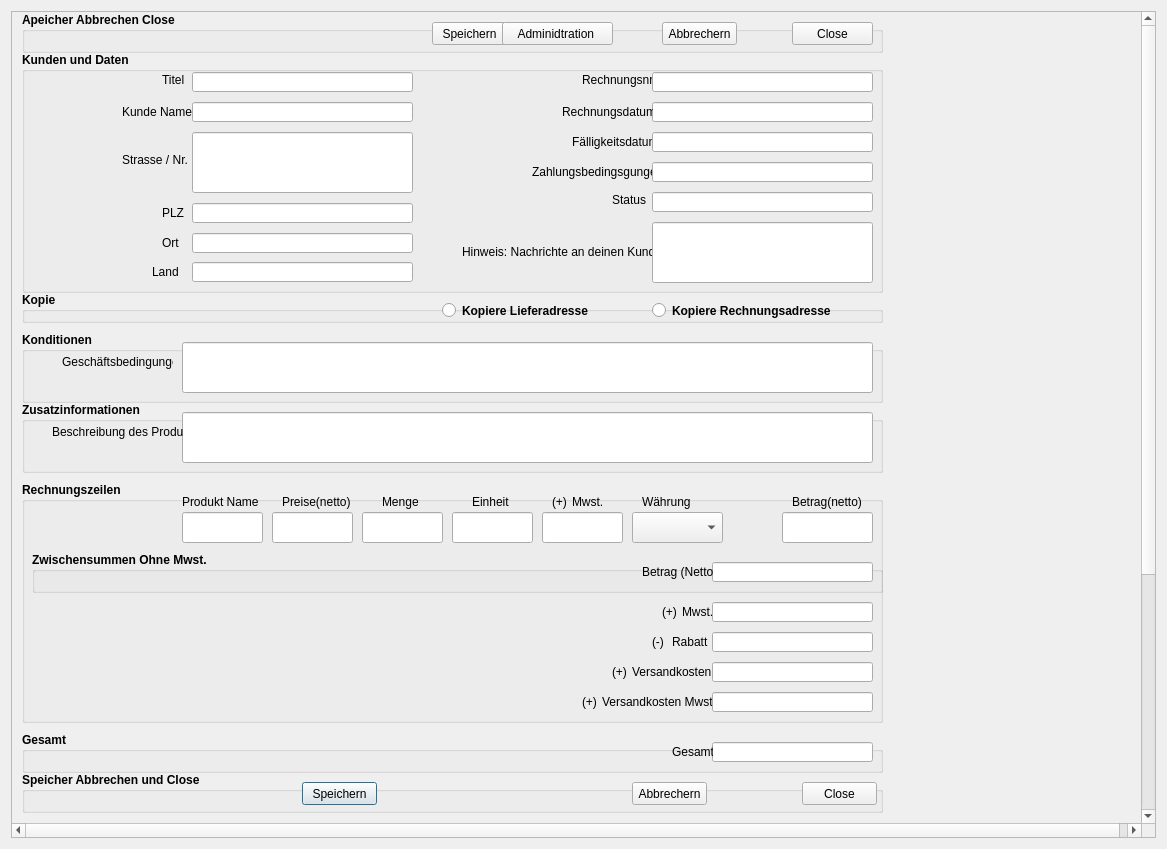
<?xml version="1.0" encoding="UTF-8"?>
<ui version="4.0">
 <class>RechnungErstellen</class>
 <widget class="QDialog" name="RechnungErstellen">
  <property name="geometry">
   <rect>
    <x>0</x>
    <y>0</y>
    <width>1167</width>
    <height>849</height>
   </rect>
  </property>
  <property name="windowTitle">
   <string>Dialog</string>
  </property>
  <layout class="QGridLayout" name="gridLayout">
   <item row="0" column="0">
    <widget class="QScrollArea" name="scrollArea">
     <property name="verticalScrollBarPolicy">
      <enum>Qt::ScrollBarAlwaysOn</enum>
     </property>
     <property name="horizontalScrollBarPolicy">
      <enum>Qt::ScrollBarAlwaysOn</enum>
     </property>
     <property name="widgetResizable">
      <bool>false</bool>
     </property>
     <widget class="QWidget" name="scrollAreaWidgetContents_3">
      <property name="geometry">
       <rect>
        <x>0</x>
        <y>0</y>
        <width>1137</width>
        <height>1158</height>
       </rect>
      </property>
      <widget class="QGroupBox" name="groupBoxSpeAbrClose">
       <property name="geometry">
        <rect>
         <x>10</x>
         <y>760</y>
         <width>861</width>
         <height>41</height>
        </rect>
       </property>
       <property name="font">
        <font>
         <weight>75</weight>
         <bold>true</bold>
        </font>
       </property>
       <property name="title">
        <string>Speicher Abbrechen und Close</string>
       </property>
       <widget class="QPushButton" name="btn_Speichern2">
        <property name="geometry">
         <rect>
          <x>280</x>
          <y>10</y>
          <width>75</width>
          <height>23</height>
         </rect>
        </property>
        <property name="font">
         <font>
          <weight>50</weight>
          <bold>false</bold>
         </font>
        </property>
        <property name="text">
         <string>Speichern</string>
        </property>
       </widget>
       <widget class="QPushButton" name="btnAbbrecher2">
        <property name="geometry">
         <rect>
          <x>610</x>
          <y>10</y>
          <width>75</width>
          <height>23</height>
         </rect>
        </property>
        <property name="font">
         <font>
          <weight>50</weight>
          <bold>false</bold>
         </font>
        </property>
        <property name="text">
         <string>Abbrechern</string>
        </property>
       </widget>
       <widget class="QPushButton" name="btnClose2">
        <property name="geometry">
         <rect>
          <x>780</x>
          <y>10</y>
          <width>75</width>
          <height>23</height>
         </rect>
        </property>
        <property name="font">
         <font>
          <weight>50</weight>
          <bold>false</bold>
         </font>
        </property>
        <property name="text">
         <string>Close</string>
        </property>
       </widget>
      </widget>
      <widget class="QGroupBox" name="groupBoxAdresse_2">
       <property name="geometry">
        <rect>
         <x>10</x>
         <y>280</y>
         <width>861</width>
         <height>31</height>
        </rect>
       </property>
       <property name="font">
        <font>
         <weight>75</weight>
         <bold>true</bold>
        </font>
       </property>
       <property name="title">
        <string>Kopie</string>
       </property>
       <widget class="QRadioButton" name="radioButtonKopieLiederadresse_8">
        <property name="geometry">
         <rect>
          <x>420</x>
          <y>10</y>
          <width>151</width>
          <height>17</height>
         </rect>
        </property>
        <property name="text">
         <string>Kopiere Lieferadresse</string>
        </property>
       </widget>
       <widget class="QRadioButton" name="radioButtonKopieRechAdresse_8">
        <property name="geometry">
         <rect>
          <x>630</x>
          <y>10</y>
          <width>181</width>
          <height>17</height>
         </rect>
        </property>
        <property name="text">
         <string>Kopiere Rechnungsadresse</string>
        </property>
       </widget>
      </widget>
      <widget class="QGroupBox" name="groupBoxSpAbBClose_2">
       <property name="geometry">
        <rect>
         <x>10</x>
         <y>0</y>
         <width>861</width>
         <height>41</height>
        </rect>
       </property>
       <property name="font">
        <font>
         <weight>75</weight>
         <bold>true</bold>
        </font>
       </property>
       <property name="title">
        <string>Apeicher Abbrechen Close</string>
       </property>
       <widget class="QPushButton" name="btn_Speichern_">
        <property name="geometry">
         <rect>
          <x>410</x>
          <y>10</y>
          <width>75</width>
          <height>23</height>
         </rect>
        </property>
        <property name="font">
         <font>
          <weight>50</weight>
          <bold>false</bold>
         </font>
        </property>
        <property name="text">
         <string>Speichern</string>
        </property>
       </widget>
       <widget class="QPushButton" name="btn_Abbrecher">
        <property name="geometry">
         <rect>
          <x>640</x>
          <y>10</y>
          <width>75</width>
          <height>23</height>
         </rect>
        </property>
        <property name="font">
         <font>
          <weight>50</weight>
          <bold>false</bold>
         </font>
        </property>
        <property name="text">
         <string>Abbrechern</string>
        </property>
       </widget>
       <widget class="QPushButton" name="btn_Close">
        <property name="geometry">
         <rect>
          <x>770</x>
          <y>10</y>
          <width>81</width>
          <height>23</height>
         </rect>
        </property>
        <property name="font">
         <font>
          <weight>50</weight>
          <bold>false</bold>
         </font>
        </property>
        <property name="text">
         <string>Close</string>
        </property>
       </widget>
       <widget class="QPushButton" name="btn_DialogAdmin">
        <property name="geometry">
         <rect>
          <x>480</x>
          <y>10</y>
          <width>111</width>
          <height>23</height>
         </rect>
        </property>
        <property name="font">
         <font>
          <weight>50</weight>
          <bold>false</bold>
         </font>
        </property>
        <property name="text">
         <string>Adminidtration </string>
        </property>
       </widget>
      </widget>
      <widget class="QGroupBox" name="groupBoxRechInfo_2">
       <property name="geometry">
        <rect>
         <x>10</x>
         <y>40</y>
         <width>861</width>
         <height>241</height>
        </rect>
       </property>
       <property name="font">
        <font>
         <weight>75</weight>
         <bold>true</bold>
        </font>
       </property>
       <property name="title">
        <string>Kunden und Daten</string>
       </property>
       <widget class="QLabel" name="lbl_Titel">
        <property name="geometry">
         <rect>
          <x>140</x>
          <y>20</y>
          <width>31</width>
          <height>16</height>
         </rect>
        </property>
        <property name="font">
         <font>
          <weight>50</weight>
          <bold>false</bold>
         </font>
        </property>
        <property name="text">
         <string>Titel</string>
        </property>
       </widget>
       <widget class="QLabel" name="lbl_RechDatum">
        <property name="geometry">
         <rect>
          <x>100</x>
          <y>50</y>
          <width>71</width>
          <height>20</height>
         </rect>
        </property>
        <property name="font">
         <font>
          <weight>50</weight>
          <bold>false</bold>
         </font>
        </property>
        <property name="text">
         <string>Kunde Name</string>
        </property>
       </widget>
       <widget class="QLabel" name="lbl_Organisation">
        <property name="geometry">
         <rect>
          <x>100</x>
          <y>100</y>
          <width>71</width>
          <height>16</height>
         </rect>
        </property>
        <property name="font">
         <font>
          <weight>50</weight>
          <bold>false</bold>
         </font>
        </property>
        <property name="text">
         <string>Strasse / Nr.</string>
        </property>
       </widget>
       <widget class="QLabel" name="lbl_zustaendig">
        <property name="geometry">
         <rect>
          <x>140</x>
          <y>151</y>
          <width>31</width>
          <height>20</height>
         </rect>
        </property>
        <property name="font">
         <font>
          <weight>50</weight>
          <bold>false</bold>
         </font>
        </property>
        <property name="text">
         <string>PLZ</string>
        </property>
       </widget>
       <widget class="QLabel" name="lbl_MahnungDatum">
        <property name="geometry">
         <rect>
          <x>140</x>
          <y>181</y>
          <width>21</width>
          <height>20</height>
         </rect>
        </property>
        <property name="font">
         <font>
          <weight>50</weight>
          <bold>false</bold>
         </font>
        </property>
        <property name="text">
         <string>Ort</string>
        </property>
       </widget>
       <widget class="QLabel" name="lbl_RechnungNr">
        <property name="geometry">
         <rect>
          <x>560</x>
          <y>20</y>
          <width>71</width>
          <height>16</height>
         </rect>
        </property>
        <property name="font">
         <font>
          <weight>50</weight>
          <bold>false</bold>
         </font>
        </property>
        <property name="text">
         <string>Rechnungsnr</string>
        </property>
       </widget>
       <widget class="QLabel" name="lbl_Faelig">
        <property name="geometry">
         <rect>
          <x>550</x>
          <y>80</y>
          <width>81</width>
          <height>20</height>
         </rect>
        </property>
        <property name="font">
         <font>
          <weight>50</weight>
          <bold>false</bold>
         </font>
        </property>
        <property name="text">
         <string>Fälligkeitsdatum</string>
        </property>
       </widget>
       <widget class="QLabel" name="lbl_Status">
        <property name="geometry">
         <rect>
          <x>590</x>
          <y>140</y>
          <width>41</width>
          <height>16</height>
         </rect>
        </property>
        <property name="font">
         <font>
          <weight>50</weight>
          <bold>false</bold>
         </font>
        </property>
        <property name="text">
         <string>Status</string>
        </property>
       </widget>
       <widget class="QLabel" name="lbl_Leistungszeitraum">
        <property name="geometry">
         <rect>
          <x>510</x>
          <y>110</y>
          <width>121</width>
          <height>20</height>
         </rect>
        </property>
        <property name="font">
         <font>
          <weight>50</weight>
          <bold>false</bold>
         </font>
        </property>
        <property name="text">
         <string>Zahlungsbedingsgungen</string>
        </property>
       </widget>
       <widget class="QLabel" name="lbl_Schlussrechnung">
        <property name="geometry">
         <rect>
          <x>440</x>
          <y>190</y>
          <width>191</width>
          <height>20</height>
         </rect>
        </property>
        <property name="font">
         <font>
          <weight>50</weight>
          <bold>false</bold>
         </font>
        </property>
        <property name="text">
         <string>Hinweis: Nachrichte an deinen Kunden</string>
        </property>
       </widget>
       <widget class="QLabel" name="lbl_Mahnhistorie">
        <property name="geometry">
         <rect>
          <x>130</x>
          <y>210</y>
          <width>31</width>
          <height>20</height>
         </rect>
        </property>
        <property name="font">
         <font>
          <weight>50</weight>
          <bold>false</bold>
         </font>
        </property>
        <property name="text">
         <string>Land</string>
        </property>
       </widget>
       <widget class="QLineEdit" name="txt_Titel">
        <property name="geometry">
         <rect>
          <x>170</x>
          <y>20</y>
          <width>221</width>
          <height>20</height>
         </rect>
        </property>
       </widget>
       <widget class="QLineEdit" name="txt_RechKunde_Name">
        <property name="geometry">
         <rect>
          <x>170</x>
          <y>50</y>
          <width>221</width>
          <height>20</height>
         </rect>
        </property>
       </widget>
       <widget class="QLineEdit" name="txt_RechLand">
        <property name="geometry">
         <rect>
          <x>170</x>
          <y>210</y>
          <width>221</width>
          <height>20</height>
         </rect>
        </property>
       </widget>
       <widget class="QLineEdit" name="txt_RechPLZ">
        <property name="geometry">
         <rect>
          <x>170</x>
          <y>151</y>
          <width>221</width>
          <height>20</height>
         </rect>
        </property>
       </widget>
       <widget class="QLineEdit" name="txt_RechOrt">
        <property name="geometry">
         <rect>
          <x>170</x>
          <y>181</y>
          <width>221</width>
          <height>20</height>
         </rect>
        </property>
       </widget>
       <widget class="QLineEdit" name="txt_Status">
        <property name="geometry">
         <rect>
          <x>630</x>
          <y>140</y>
          <width>221</width>
          <height>20</height>
         </rect>
        </property>
       </widget>
       <widget class="QLineEdit" name="txt_Schlussrechnung">
        <property name="geometry">
         <rect>
          <x>630</x>
          <y>170</y>
          <width>221</width>
          <height>61</height>
         </rect>
        </property>
       </widget>
       <widget class="QLineEdit" name="txt_RechFaellikeitsdatum">
        <property name="geometry">
         <rect>
          <x>630</x>
          <y>80</y>
          <width>221</width>
          <height>20</height>
         </rect>
        </property>
       </widget>
       <widget class="QLineEdit" name="txt_Leistungzeiraum">
        <property name="geometry">
         <rect>
          <x>630</x>
          <y>110</y>
          <width>221</width>
          <height>20</height>
         </rect>
        </property>
       </widget>
       <widget class="QLineEdit" name="txt_RechNr">
        <property name="geometry">
         <rect>
          <x>630</x>
          <y>20</y>
          <width>221</width>
          <height>20</height>
         </rect>
        </property>
       </widget>
       <widget class="QLineEdit" name="txt_RechStrasse_Nr">
        <property name="geometry">
         <rect>
          <x>170</x>
          <y>80</y>
          <width>221</width>
          <height>61</height>
         </rect>
        </property>
       </widget>
       <widget class="QLineEdit" name="txt_RechDatum">
        <property name="geometry">
         <rect>
          <x>630</x>
          <y>50</y>
          <width>221</width>
          <height>20</height>
         </rect>
        </property>
       </widget>
       <widget class="QLabel" name="lbl_RechID">
        <property name="geometry">
         <rect>
          <x>540</x>
          <y>50</y>
          <width>91</width>
          <height>20</height>
         </rect>
        </property>
        <property name="font">
         <font>
          <weight>50</weight>
          <bold>false</bold>
         </font>
        </property>
        <property name="text">
         <string>Rechnungsdatum</string>
        </property>
       </widget>
      </widget>
      <widget class="QGroupBox" name="groupBoxKonditionen_2">
       <property name="geometry">
        <rect>
         <x>10</x>
         <y>320</y>
         <width>861</width>
         <height>71</height>
        </rect>
       </property>
       <property name="font">
        <font>
         <weight>75</weight>
         <bold>true</bold>
        </font>
       </property>
       <property name="title">
        <string>Konditionen</string>
       </property>
       <widget class="QLineEdit" name="txt_Geschaefsbedingungen">
        <property name="geometry">
         <rect>
          <x>160</x>
          <y>10</y>
          <width>691</width>
          <height>51</height>
         </rect>
        </property>
       </widget>
       <widget class="QLabel" name="lbl_Geschaeftbedingung">
        <property name="geometry">
         <rect>
          <x>40</x>
          <y>20</y>
          <width>111</width>
          <height>20</height>
         </rect>
        </property>
        <property name="font">
         <font>
          <weight>50</weight>
          <bold>false</bold>
         </font>
        </property>
        <property name="text">
         <string>Geschäftsbedingungen</string>
        </property>
       </widget>
      </widget>
      <widget class="QGroupBox" name="groupBoxDetails_2">
       <property name="geometry">
        <rect>
         <x>10</x>
         <y>470</y>
         <width>861</width>
         <height>241</height>
        </rect>
       </property>
       <property name="font">
        <font>
         <weight>75</weight>
         <bold>true</bold>
        </font>
       </property>
       <property name="title">
        <string>Rechnungszeilen</string>
       </property>
       <widget class="QLabel" name="lbl_MengeLager">
        <property name="geometry">
         <rect>
          <x>450</x>
          <y>10</y>
          <width>51</width>
          <height>20</height>
         </rect>
        </property>
        <property name="font">
         <font>
          <weight>50</weight>
          <bold>false</bold>
         </font>
        </property>
        <property name="text">
         <string>Einheit</string>
        </property>
       </widget>
       <widget class="QLineEdit" name="txt_MengeImLager">
        <property name="geometry">
         <rect>
          <x>430</x>
          <y>30</y>
          <width>81</width>
          <height>31</height>
         </rect>
        </property>
        <property name="text">
         <string/>
        </property>
       </widget>
       <widget class="QLineEdit" name="txt_Rabatt">
        <property name="geometry">
         <rect>
          <x>690</x>
          <y>150</y>
          <width>161</width>
          <height>20</height>
         </rect>
        </property>
       </widget>
       <widget class="QLabel" name="lbl_Summenetto">
        <property name="geometry">
         <rect>
          <x>260</x>
          <y>10</y>
          <width>71</width>
          <height>20</height>
         </rect>
        </property>
        <property name="font">
         <font>
          <weight>50</weight>
          <bold>false</bold>
         </font>
        </property>
        <property name="text">
         <string>Preise(netto)</string>
        </property>
       </widget>
       <widget class="QLabel" name="lbl_Menge">
        <property name="geometry">
         <rect>
          <x>360</x>
          <y>10</y>
          <width>51</width>
          <height>20</height>
         </rect>
        </property>
        <property name="font">
         <font>
          <weight>50</weight>
          <bold>false</bold>
         </font>
        </property>
        <property name="text">
         <string>Menge</string>
        </property>
       </widget>
       <widget class="QLineEdit" name="txt_Menge">
        <property name="geometry">
         <rect>
          <x>340</x>
          <y>30</y>
          <width>81</width>
          <height>31</height>
         </rect>
        </property>
       </widget>
       <widget class="QLineEdit" name="txt_SummeNetto">
        <property name="geometry">
         <rect>
          <x>250</x>
          <y>30</y>
          <width>81</width>
          <height>31</height>
         </rect>
        </property>
       </widget>
       <widget class="QLabel" name="lbl_Summenetto_2">
        <property name="geometry">
         <rect>
          <x>560</x>
          <y>40</y>
          <width>31</width>
          <height>20</height>
         </rect>
        </property>
        <property name="font">
         <font>
          <weight>50</weight>
          <bold>false</bold>
         </font>
        </property>
        <property name="text">
         <string>Ust</string>
        </property>
       </widget>
       <widget class="QLineEdit" name="txt_Mwst">
        <property name="geometry">
         <rect>
          <x>520</x>
          <y>30</y>
          <width>81</width>
          <height>31</height>
         </rect>
        </property>
       </widget>
       <widget class="QLineEdit" name="txt_Preis">
        <property name="geometry">
         <rect>
          <x>760</x>
          <y>30</y>
          <width>91</width>
          <height>31</height>
         </rect>
        </property>
       </widget>
       <widget class="QLabel" name="lbl_Listenpreis_3">
        <property name="geometry">
         <rect>
          <x>770</x>
          <y>10</y>
          <width>71</width>
          <height>20</height>
         </rect>
        </property>
        <property name="font">
         <font>
          <weight>50</weight>
          <bold>false</bold>
         </font>
        </property>
        <property name="text">
         <string>Betrag(netto)</string>
        </property>
       </widget>
       <widget class="QGroupBox" name="groupBoxSumme_8">
        <property name="geometry">
         <rect>
          <x>10</x>
          <y>70</y>
          <width>851</width>
          <height>41</height>
         </rect>
        </property>
        <property name="title">
         <string>Zwischensummen Ohne Mwst.</string>
        </property>
        <widget class="QLineEdit" name="txt_SummeBrutto">
         <property name="geometry">
          <rect>
           <x>680</x>
           <y>10</y>
           <width>161</width>
           <height>20</height>
          </rect>
         </property>
        </widget>
        <widget class="QLabel" name="lbl_Summe">
         <property name="geometry">
          <rect>
           <x>610</x>
           <y>10</y>
           <width>71</width>
           <height>20</height>
          </rect>
         </property>
         <property name="font">
          <font>
           <weight>50</weight>
           <bold>false</bold>
          </font>
         </property>
         <property name="text">
          <string>Betrag (Netto)</string>
         </property>
        </widget>
       </widget>
       <widget class="QLabel" name="llbl_Plus">
        <property name="geometry">
         <rect>
          <x>530</x>
          <y>10</y>
          <width>21</width>
          <height>20</height>
         </rect>
        </property>
        <property name="font">
         <font>
          <weight>50</weight>
          <bold>false</bold>
         </font>
        </property>
        <property name="text">
         <string>(+)</string>
        </property>
       </widget>
       <widget class="QLabel" name="label_Minus_15">
        <property name="geometry">
         <rect>
          <x>630</x>
          <y>150</y>
          <width>16</width>
          <height>20</height>
         </rect>
        </property>
        <property name="font">
         <font>
          <weight>50</weight>
          <bold>false</bold>
         </font>
        </property>
        <property name="text">
         <string>(-)</string>
        </property>
       </widget>
       <widget class="QLabel" name="label_Plus_22">
        <property name="geometry">
         <rect>
          <x>590</x>
          <y>180</y>
          <width>21</width>
          <height>20</height>
         </rect>
        </property>
        <property name="font">
         <font>
          <weight>50</weight>
          <bold>false</bold>
         </font>
        </property>
        <property name="text">
         <string>(+)</string>
        </property>
       </widget>
       <widget class="QLabel" name="lbl_Rabat">
        <property name="geometry">
         <rect>
          <x>650</x>
          <y>150</y>
          <width>41</width>
          <height>20</height>
         </rect>
        </property>
        <property name="font">
         <font>
          <weight>50</weight>
          <bold>false</bold>
         </font>
        </property>
        <property name="text">
         <string>Rabatt</string>
        </property>
       </widget>
       <widget class="QLabel" name="lbl_Versandkosten">
        <property name="geometry">
         <rect>
          <x>610</x>
          <y>180</y>
          <width>81</width>
          <height>20</height>
         </rect>
        </property>
        <property name="font">
         <font>
          <weight>50</weight>
          <bold>false</bold>
         </font>
        </property>
        <property name="text">
         <string>Versandkosten</string>
        </property>
       </widget>
       <widget class="QLabel" name="label_Plus_24">
        <property name="geometry">
         <rect>
          <x>560</x>
          <y>210</y>
          <width>21</width>
          <height>20</height>
         </rect>
        </property>
        <property name="font">
         <font>
          <weight>50</weight>
          <bold>false</bold>
         </font>
        </property>
        <property name="text">
         <string>(+)</string>
        </property>
       </widget>
       <widget class="QLabel" name="lbl_VersandkostenMwst">
        <property name="geometry">
         <rect>
          <x>580</x>
          <y>210</y>
          <width>111</width>
          <height>20</height>
         </rect>
        </property>
        <property name="font">
         <font>
          <weight>50</weight>
          <bold>false</bold>
         </font>
        </property>
        <property name="text">
         <string>Versandkosten Mwst.</string>
        </property>
       </widget>
       <widget class="QLabel" name="lbl_Anpassung">
        <property name="geometry">
         <rect>
          <x>660</x>
          <y>120</y>
          <width>31</width>
          <height>20</height>
         </rect>
        </property>
        <property name="font">
         <font>
          <weight>50</weight>
          <bold>false</bold>
         </font>
        </property>
        <property name="text">
         <string>Mwst.</string>
        </property>
       </widget>
       <widget class="QLineEdit" name="txt_Versandkosten">
        <property name="geometry">
         <rect>
          <x>690</x>
          <y>180</y>
          <width>161</width>
          <height>20</height>
         </rect>
        </property>
       </widget>
       <widget class="QLineEdit" name="txt_VersandkostenMwst">
        <property name="geometry">
         <rect>
          <x>690</x>
          <y>210</y>
          <width>161</width>
          <height>20</height>
         </rect>
        </property>
       </widget>
       <widget class="QLineEdit" name="txt_Anpassung">
        <property name="geometry">
         <rect>
          <x>690</x>
          <y>120</y>
          <width>161</width>
          <height>20</height>
         </rect>
        </property>
       </widget>
       <widget class="QLabel" name="lbl_Waehrung">
        <property name="geometry">
         <rect>
          <x>620</x>
          <y>10</y>
          <width>51</width>
          <height>20</height>
         </rect>
        </property>
        <property name="font">
         <font>
          <weight>50</weight>
          <bold>false</bold>
         </font>
        </property>
        <property name="text">
         <string>Währung</string>
        </property>
       </widget>
       <widget class="QComboBox" name="comboBoxWaehrung_8">
        <property name="geometry">
         <rect>
          <x>610</x>
          <y>30</y>
          <width>91</width>
          <height>31</height>
         </rect>
        </property>
       </widget>
       <widget class="QLineEdit" name="txt_ProdName">
        <property name="geometry">
         <rect>
          <x>160</x>
          <y>30</y>
          <width>81</width>
          <height>31</height>
         </rect>
        </property>
       </widget>
       <widget class="QLabel" name="lbl_ProdName">
        <property name="geometry">
         <rect>
          <x>160</x>
          <y>10</y>
          <width>81</width>
          <height>20</height>
         </rect>
        </property>
        <property name="font">
         <font>
          <weight>50</weight>
          <bold>false</bold>
         </font>
        </property>
        <property name="text">
         <string>Produkt Name</string>
        </property>
       </widget>
       <widget class="QLabel" name="llbl_Mwst">
        <property name="geometry">
         <rect>
          <x>550</x>
          <y>10</y>
          <width>41</width>
          <height>20</height>
         </rect>
        </property>
        <property name="font">
         <font>
          <weight>50</weight>
          <bold>false</bold>
         </font>
        </property>
        <property name="text">
         <string>Mwst.</string>
        </property>
       </widget>
       <widget class="QLabel" name="label_Plus_23">
        <property name="geometry">
         <rect>
          <x>640</x>
          <y>120</y>
          <width>21</width>
          <height>20</height>
         </rect>
        </property>
        <property name="font">
         <font>
          <weight>50</weight>
          <bold>false</bold>
         </font>
        </property>
        <property name="text">
         <string>(+)</string>
        </property>
       </widget>
      </widget>
      <widget class="QGroupBox" name="groupBoxZusatzinfo_2">
       <property name="geometry">
        <rect>
         <x>10</x>
         <y>390</y>
         <width>861</width>
         <height>71</height>
        </rect>
       </property>
       <property name="font">
        <font>
         <weight>75</weight>
         <bold>true</bold>
        </font>
       </property>
       <property name="title">
        <string>Zusatzinformationen</string>
       </property>
       <widget class="QLineEdit" name="txt_Beschreibung1">
        <property name="geometry">
         <rect>
          <x>160</x>
          <y>10</y>
          <width>691</width>
          <height>51</height>
         </rect>
        </property>
       </widget>
       <widget class="QLabel" name="lbl_Beschreibung">
        <property name="geometry">
         <rect>
          <x>30</x>
          <y>20</y>
          <width>131</width>
          <height>20</height>
         </rect>
        </property>
        <property name="font">
         <font>
          <weight>50</weight>
          <bold>false</bold>
         </font>
        </property>
        <property name="text">
         <string>Beschreibung des Produkt</string>
        </property>
       </widget>
      </widget>
      <widget class="QGroupBox" name="groupBoxSumme_9">
       <property name="geometry">
        <rect>
         <x>10</x>
         <y>720</y>
         <width>861</width>
         <height>41</height>
        </rect>
       </property>
       <property name="font">
        <font>
         <weight>75</weight>
         <bold>true</bold>
        </font>
       </property>
       <property name="title">
        <string>Gesamt</string>
       </property>
       <widget class="QLineEdit" name="txt_SummeEnde">
        <property name="geometry">
         <rect>
          <x>690</x>
          <y>10</y>
          <width>161</width>
          <height>20</height>
         </rect>
        </property>
       </widget>
       <widget class="QLabel" name="lbl_SummeEnde">
        <property name="geometry">
         <rect>
          <x>650</x>
          <y>10</y>
          <width>41</width>
          <height>20</height>
         </rect>
        </property>
        <property name="font">
         <font>
          <weight>50</weight>
          <bold>false</bold>
         </font>
        </property>
        <property name="text">
         <string>Gesamt</string>
        </property>
       </widget>
      </widget>
     </widget>
    </widget>
   </item>
  </layout>
 </widget>
 <resources/>
 <connections/>
</ui>
